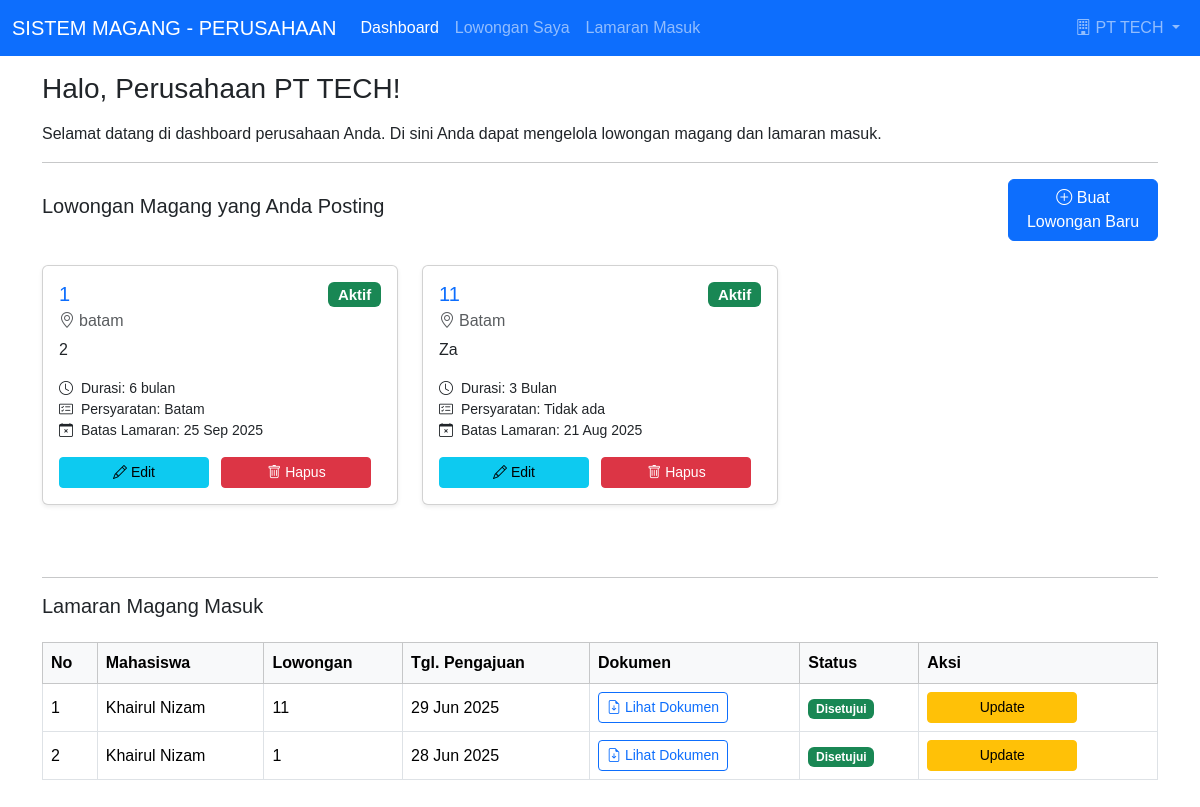
The page /perusahaan/dashboard_perusahaan.php (signed in) on the database its author committed.
### tables this page shows
CREATE TABLE `lowongan_magang` (
  `id` int(11) NOT NULL,
  `perusahaan_id` int(11) NOT NULL,
  `judul_lowongan` varchar(255) NOT NULL,
  `deskripsi` text DEFAULT NULL,
  `persyaratan` text DEFAULT NULL,
  `lokasi` varchar(255) DEFAULT NULL,
  `durasi` varchar(100) DEFAULT NULL,
  `tanggal_posting` date NOT NULL,
  `batas_lamar` date NOT NULL,
  `status_lowongan` enum('Aktif','Ditutup') DEFAULT 'Aktif',
  `created_at` datetime DEFAULT current_timestamp(),
  `updated_at` datetime DEFAULT current_timestamp() ON UPDATE current_timestamp()
);

CREATE TABLE `magang` (
  `id` int(11) NOT NULL,
  `mahasiswa_id` int(11) NOT NULL,
  `lowongan_id` int(11) NOT NULL,
  `tanggal_pengajuan` date NOT NULL,
  `tanggal_mulai` date DEFAULT NULL,
  `tanggal_selesai` date DEFAULT NULL,
  `dokumen` varchar(255) DEFAULT NULL,
  `status` enum('Pending','Disetujui','Ditolak','Selesai','Dibatalkan') DEFAULT 'Pending',
  `dokumen_path` varchar(255) DEFAULT NULL,
  `dosen_pembimbing_id` int(11) DEFAULT NULL,
  `nilai` decimal(5,2) DEFAULT NULL,
  `catatan_dosen` text DEFAULT NULL,
  `feedback_dosen` text DEFAULT NULL,
  `feedback_perusahaan` text DEFAULT NULL,
  `created_at` datetime DEFAULT current_timestamp(),
  `updated_at` datetime DEFAULT current_timestamp() ON UPDATE current_timestamp()
);

CREATE TABLE `users` (
  `id` int(11) NOT NULL,
  `username` varchar(100) NOT NULL,
  `password` varchar(255) NOT NULL,
  `email` varchar(255) DEFAULT NULL,
  `role` enum('admin','mahasiswa','perusahaan','dosen') NOT NULL,
  `nama_lengkap` varchar(255) DEFAULT NULL,
  `nim_nip` varchar(50) DEFAULT NULL,
  `alamat` text DEFAULT NULL,
  `telepon` varchar(20) DEFAULT NULL,
  `created_at` datetime DEFAULT current_timestamp(),
  `updated_at` datetime DEFAULT current_timestamp() ON UPDATE current_timestamp()
);

### perusahaan/dashboard_perusahaan.php (the view, shortened to what this page needs)
<?php
require_once __DIR__ . '/../koneksi/config.php';
$perusahaan_id = $_SESSION['user']['id'];
$perusahaan_username = $_SESSION['user']['username'];
$perusahaan_nama_lengkap = $_SESSION['user']['nama_lengkap'] ?? $perusahaan_username;
?>
<!DOCTYPE html>
<html lang="en">
<head>
    <link href="https://cdn.jsdelivr.net/npm/bootstrap@5.3.3/dist/css/bootstrap.min.css" rel="stylesheet">
    <link rel="stylesheet" href="https://cdn.jsdelivr.net/npm/bootstrap-icons@1.11.3/font/bootstrap-icons.min.css">
    <link rel="stylesheet" href="../css/style.css">
</head>
<body>
    <nav class="navbar navbar-expand-lg navbar-dark bg-primary fixed-top">
        <div class="container-fluid">
            <a class="navbar-brand" href="#">SISTEM MAGANG - PERUSAHAAN</a>
            <div class="collapse navbar-collapse" id="navbarNav">
                <ul class="navbar-nav me-auto mb-2 mb-lg-0">
                    <li class="nav-item">
                        <a class="nav-link active" aria-current="page" href="#">Dashboard</a>
                    </li>
                    <li class="nav-item">
                        <a class="nav-link" href="#lowongan_section">Lowongan Saya</a>
                    </li>
                    <li class="nav-item">
                        <a class="nav-link" href="#lamaran_section">Lamaran Masuk</a>
                    </li>
                </ul>
                <ul class="navbar-nav ms-auto">
                    <li class="nav-item dropdown">
                        <a class="nav-link dropdown-toggle" href="#" id="navbarDropdown" role="button" data-bs-toggle="dropdown" aria-expanded="false">
                            <i class="bi bi-building"></i> <?= htmlspecialchars($perusahaan_nama_lengkap); ?>
                        </a>
                    </li>
                </ul>
            </div>
        </div>
    </nav>
    <div class="container mt-5 pt-4">
        <h3 class="mb-3">Halo, Perusahaan <?= htmlspecialchars($perusahaan_nama_lengkap); ?>!</h3>
        <p>Selamat datang di dashboard perusahaan Anda. Di sini Anda dapat mengelola lowongan magang dan lamaran masuk.</p>
        <hr>
        <section id="lowongan_section" class="mb-5">
            <div class="d-flex justify-content-between align-items-center mb-4">
                <h5>Lowongan Magang yang Anda Posting</h5>
                <button class="btn btn-primary" data-bs-toggle="modal" data-bs-target="#addLowonganModal">
                    <i class="bi bi-plus-circle"></i> Buat Lowongan Baru
                </button>
            </div>
            <div class="row">
                <?php
                $query_lowongan = "SELECT id, judul_lowongan, deskripsi, lokasi, durasi, batas_lamar, status_lowongan, persyaratan
                                   FROM lowongan_magang
                                   WHERE perusahaan_id = ?
                                   ORDER BY tanggal_posting DESC";
                $stmt_lowongan = mysqli_prepare($conn, $query_lowongan);
                mysqli_stmt_bind_param($stmt_lowongan, "i", $perusahaan_id);
                mysqli_stmt_execute($stmt_lowongan);
                $result_lowongan = mysqli_stmt_get_result($stmt_lowongan);
                if (mysqli_num_rows($result_lowongan) > 0) {
                    while ($lowongan = mysqli_fetch_assoc($result_lowongan)) {
                        $status_badge_class = '';
                        switch ($lowongan['status_lowongan']) {
                            case 'Aktif': $status_badge_class = 'bg-success'; break;
                        }
                ?>
                        <div class="col-md-6 col-lg-4 mb-4">
                            <div class="card shadow-sm h-100">
                                <div class="card-body d-flex flex-column">
                                    <h5 class="card-title text-primary"><?= htmlspecialchars($lowongan['judul_lowongan']); ?> <span class="badge <?= $status_badge_class; ?> float-end"><?= htmlspecialchars($lowongan['status_lowongan']); ?></span></h5>
                                    <h6 class="card-subtitle mb-2 text-muted"><i class="bi bi-geo-alt me-1"></i><?= htmlspecialchars($lowongan['lokasi']); ?></h6>
                                    <p class="card-text text-truncate"><?= htmlspecialchars($lowongan['deskripsi']); ?></p>
                                    <ul class="list-unstyled mb-3 small flex-grow-1">
                                        <li><i class="bi bi-clock me-2"></i>Durasi: <?= htmlspecialchars($lowongan['durasi']); ?></li>
                                        <li><i class="bi bi-card-checklist me-2"></i>Persyaratan: <?= htmlspecialchars($lowongan['persyaratan'] ?: 'Tidak ada'); ?></li>
                                        <li><i class="bi bi-calendar-x me-2"></i>Batas Lamaran:
                                            <?php
                                            if (!empty($lowongan['batas_lamar']) && strtotime($lowongan['batas_lamar'])) {
                                                echo date('d M Y', strtotime($lowongan['batas_lamar']));
                                            } else {
                                                echo '-';
                                            }
                                            ?>
                                        </li>
                                    </ul>
                                    <div class="mt-auto">
                                        <button class="btn btn-sm btn-info me-2" data-bs-toggle="modal" data-bs-target="#editLowonganModal"
                                            data-id="<?= $lowongan['id'] ?>"
                                            data-judul="<?= htmlspecialchars($lowongan['judul_lowongan']) ?>"
                                            data-deskripsi="<?= htmlspecialchars($lowongan['deskripsi']) ?>"
                                            data-lokasi="<?= htmlspecialchars($lowongan['lokasi']) ?>"
                                            data-durasi="<?= htmlspecialchars($lowongan['durasi']) ?>"
                                            data-batas-lamar="<?= htmlspecialchars($lowongan['batas_lamar']) ?>"
                                            data-status="<?= htmlspecialchars($lowongan['status_lowongan']) ?>"
                                            data-persyaratan="<?= htmlspecialchars($lowongan['persyaratan'] ?? '') ?>">
                                            <i class="bi bi-pencil"></i> Edit
                                        </button>
                                        <form action="dashboard_perusahaan.php" method="POST" class="d-inline">
                                            <button type="submit" name="delete_lowongan" class="btn btn-sm btn-danger" onclick="return confirm('Yakin ingin menghapus lowongan ini? Tindakan ini tidak bisa dibatalkan dan akan menghapus semua lamaran terkait!');">
                                                <i class="bi bi-trash"></i> Hapus
                                            </button>
                                        </form>
                                    </div>
                                </div>
                            </div>
                        </div>
                <?php
                    }
                } else {
                    echo '<div class="col-12"><p class="text-center">Anda belum memposting lowongan magang.</p></div>';
                }
                ?>
            </div>
        </section>
        <hr>
        <section id="lamaran_section" class="mb-5">
            <h5 class="mb-4">Lamaran Magang Masuk</h5>
            <div class="table-responsive">
                <table class="table table-bordered table-hover align-middle">
                    <thead class="table-light">
                        <tr>
                            <th>No</th>
                            <th>Mahasiswa</th>
                            <th>Lowongan</th>
                            <th>Tgl. Pengajuan</th>
                            <th>Dokumen</th>
                            <th>Status</th>
                            <th>Aksi</th>
                        </tr>
                    </thead>
                    <tbody>
                        <?php
                        $no_lamaran = 1;
                        $query_lamaran = "SELECT m.id, u.nama_lengkap AS nama_mahasiswa, lm.judul_lowongan,
                                                 m.tanggal_pengajuan, m.dokumen_path, m.status
                                           FROM magang m
                                           JOIN users u ON m.mahasiswa_id = u.id
                                           JOIN lowongan_magang lm ON m.lowongan_id = lm.id
                                           WHERE lm.perusahaan_id = ?
                                           ORDER BY m.tanggal_pengajuan DESC";
                        $stmt_lamaran = mysqli_prepare($conn, $query_lamaran);
                        mysqli_stmt_bind_param($stmt_lamaran, "i", $perusahaan_id);
                        mysqli_stmt_execute($stmt_lamaran);
                        $result_lamaran = mysqli_stmt_get_result($stmt_lamaran);
                        if (mysqli_num_rows($result_lamaran) > 0) {
                            while ($lamaran = mysqli_fetch_assoc($result_lamaran)) {
                                $status_badge_class = '';
                                switch ($lamaran['status']) {
                                    case 'Disetujui': $status_badge_class = 'bg-success'; break;
                                }
                        ?>
                                <tr>
                                    <td><?= $no_lamaran++; ?></td>
                                    <td><?= htmlspecialchars($lamaran['nama_mahasiswa']); ?></td>
                                    <td><?= htmlspecialchars($lamaran['judul_lowongan']); ?></td>
                                    <td>
                                        <?php
                                        if (!empty($lamaran['tanggal_pengajuan']) && strtotime($lamaran['tanggal_pengajuan'])) {
                                            echo date('d M Y', strtotime($lamaran['tanggal_pengajuan']));
                                        } else {
                                            echo '-';
                                        }
                                        ?>
                                    </td>
                                    <td>
                                        <?php if (!empty($lamaran['dokumen_path'])) { ?>
                                            <a href="../uploads/dokumen_lamaran/<?= htmlspecialchars($lamaran['dokumen_path']); ?>" target="_blank" class="btn btn-sm btn-outline-primary">
                                                <i class="bi bi-file-earmark-arrow-down"></i> Lihat Dokumen
                                            </a>
                                        <?php } else { ?>
                                            Tidak Ada
                                        <?php } ?>
                                    </td>
                                    <td><span class="badge <?= $status_badge_class; ?>"><?= htmlspecialchars($lamaran['status']); ?></span></td>
                                    <td>
                                        <button class="btn btn-sm btn-warning" data-bs-toggle="modal" data-bs-target="#updateStatusLamaranModal"
                                            data-id="<?= $lamaran['id'] ?>"
                                            data-mahasiswa="<?= htmlspecialchars($lamaran['nama_mahasiswa']) ?>"
                                            data-lowongan="<?= htmlspecialchars($lamaran['judul_lowongan']) ?>"
                                            data-current-status="<?= htmlspecialchars($lamaran['status']) ?>">
                                            Update
                                        </button>
                                    </td>
                                </tr>
                        <?php
                            }
                        } else {
                            echo '<tr><td colspan="7" class="text-center">Belum ada lamaran magang masuk untuk lowongan Anda.</td></tr>';
                        }
                        ?>
                    </tbody>
                </table>
            </div>
        </section>
    </div>
</body>
</html>

### style.css (style rules this page uses)
body { font-family: Arial, sans-serif; margin: 0; padding: 0; }
button { padding: 20px; width: 150px; font-size: 18px; cursor: pointer; }

### rows shown on the page
lowongan_magang: judul_lowongan "1", status_lowongan "Aktif", lokasi "batam", deskripsi "2", durasi "6 bulan", persyaratan "Batam", batas_lamar "25 Sep 2025"
lowongan_magang: judul_lowongan "11", status_lowongan "Aktif", lokasi "Batam", deskripsi "Za", durasi "3 Bulan", persyaratan "Tidak ada", batas_lamar "21 Aug 2025"
magang: mahasiswa.nama_lengkap "Khairul Nizam", lowongan.judul_lowongan "11", tanggal_pengajuan "29 Jun 2025", status "Disetujui"
magang: mahasiswa.nama_lengkap "Khairul Nizam", lowongan.judul_lowongan "1", tanggal_pengajuan "28 Jun 2025", status "Disetujui"

### other values the page prints
$perusahaan_nama_lengkap "PT TECH"
